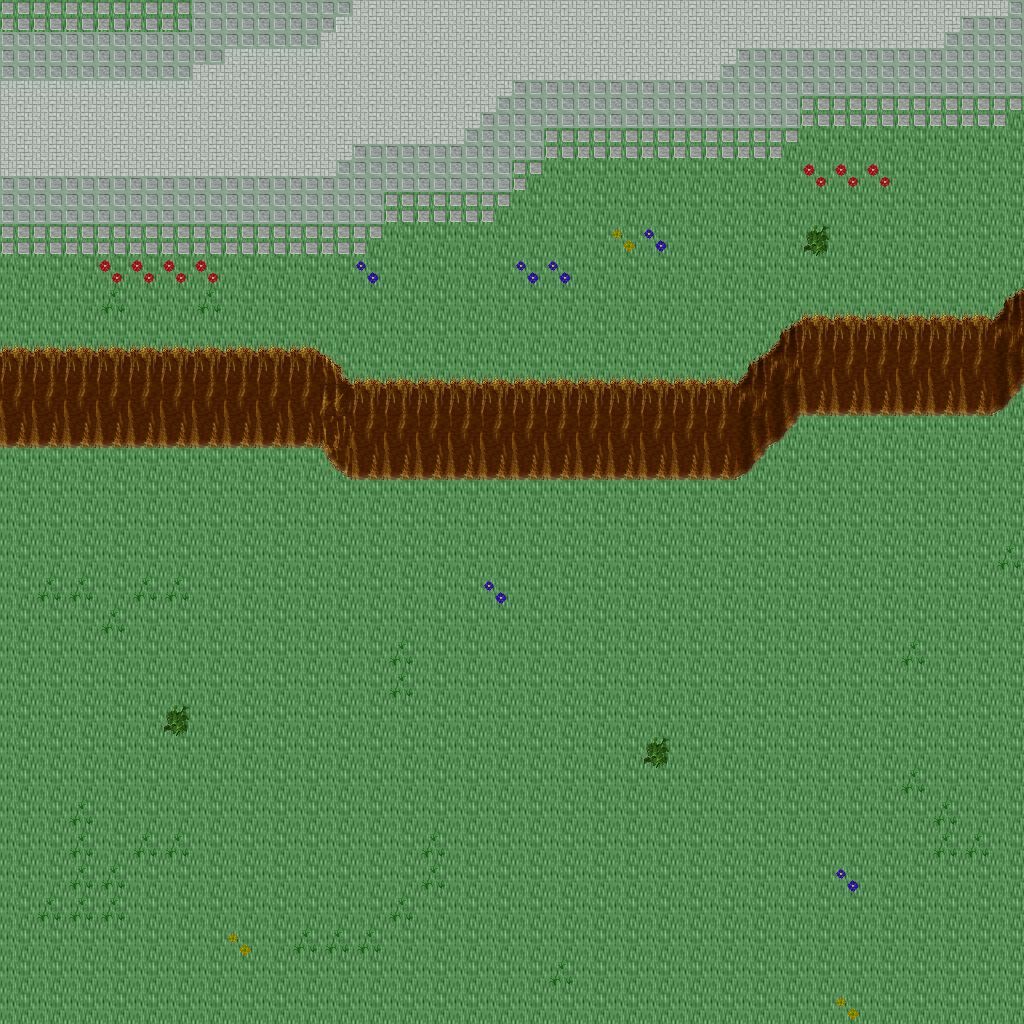

This game map was drawn from its Tiled (.tmx) file and the tilesets committed beside it. A one-line description and the trimmed map source follow:
An orthogonal 32x32 tile map with 32x32 px tiles, 5 tile layers (Ground, Objects, Objects2, Above, ...), 1 hidden layer not drawn, 19 tilesets.

<map version="1.10" tiledversion="1.11.0" orientation="orthogonal" renderorder="right-down" width="32" height="32" tilewidth="32" tileheight="32" infinite="0" nextlayerid="11" nextobjectid="1">
 <tileset firstgid="1" name="ground_ground" tilewidth="32" tileheight="32" tilecount="33" columns="3">
  <image source="../drawable/ground_ground.png" width="96" height="352" />
 </tileset>
 <tileset firstgid="34" name="ground_water_pool" tilewidth="32" tileheight="32" tilecount="72" columns="3">
  <image source="../drawable/ground_water_pool.png" width="96" height="768" />
 </tileset>
 <tileset firstgid="106" name="ground_ridge_earth_dark" tilewidth="32" tileheight="32" tilecount="96" columns="12">
  <image source="../drawable/ground_ridge_earth_dark.png" width="384" height="256" />
 </tileset>
 <tileset firstgid="202" name="ground_grass_edges" tilewidth="32" tileheight="32" tilecount="36" columns="12">
  <image source="../drawable/ground_grass_edges.png" width="384" height="96" />
 </tileset>
 <tileset firstgid="238" name="ground_earth_edges" tilewidth="32" tileheight="32" tilecount="18" columns="6">
  <image source="../drawable/ground_earth_edges.png" width="192" height="96" />
 </tileset>
 <tileset firstgid="256" name="ground_grass_corners" tilewidth="32" tileheight="32" tilecount="24" columns="6">
  <image source="../drawable/ground_grass_corners.png" width="192" height="128" />
 </tileset>
 <tileset firstgid="280" name="plant_grasses" tilewidth="32" tileheight="32" tilecount="6" columns="3">
  <image source="../drawable/plant_grasses.png" width="96" height="64" />
 </tileset>
 <tileset firstgid="286" name="plant_flower_daisy_blue" tilewidth="32" tileheight="32" tilecount="8" columns="2">
  <image source="../drawable/plant_flower_daisy_blue.png" width="64" height="128" />
 </tileset>
 <tileset firstgid="294" name="plant_flower_daisy_yellow" tilewidth="32" tileheight="32" tilecount="8" columns="2">
  <image source="../drawable/plant_flower_daisy_yellow.png" width="64" height="128" />
 </tileset>
 <tileset firstgid="302" name="plant_bush_bushes" tilewidth="32" tileheight="32" tilecount="10" columns="5">
  <image source="../drawable/plant_bush_bushes.png" width="160" height="64" />
 </tileset>
 <tileset firstgid="312" name="plant_flower_daisy_red" tilewidth="32" tileheight="32" tilecount="8" columns="2">
  <image source="../drawable/plant_flower_daisy_red.png" width="64" height="128" />
 </tileset>
 <tileset firstgid="320" name="plant_flower_daisy_white" tilewidth="32" tileheight="32" tilecount="8" columns="2">
  <image source="../drawable/plant_flower_daisy_white.png" width="64" height="128" />
 </tileset>
 <tileset firstgid="328" name="item_statue_bird" tilewidth="32" tileheight="32" tilecount="8" columns="2">
  <image source="../drawable/item_statue_bird.png" width="64" height="128" />
 </tileset>
 <tileset firstgid="336" name="logic_collision" tilewidth="32" tileheight="32" tilecount="1" columns="1">
  <image source="../drawable/logic_collision.png" width="32" height="32" />
 </tileset>
 <tileset firstgid="337" name="ground_green_paving" tilewidth="32" tileheight="32" tilecount="18" columns="3">
  <image source="../drawable/ground_green_paving.png" width="96" height="192" />
 </tileset>
 <tileset firstgid="355" name="logic_protection" tilewidth="32" tileheight="32" tilecount="2" columns="2">
  <image source="../drawable/logic_protection.png" width="64" height="32" />
 </tileset>
 <tileset firstgid="357" name="building_castle" tilewidth="32" tileheight="32" tilecount="320" columns="20">
  <image source="../drawable/building_castle.png" width="640" height="512" />
 </tileset>
 <tileset firstgid="677" name="logic_creature_reptile" tilewidth="32" tileheight="32" tilecount="7" columns="7">
  <image source="../drawable/logic_creature_reptile.png" width="224" height="32" />
 </tileset>
 <tileset firstgid="684" name="logic_creature_rodent" tilewidth="32" tileheight="32" tilecount="8" columns="8">
  <image source="../drawable/logic_creature_rodent.png" width="256" height="32" />
 </tileset>
 <layer id="1" name="Ground" width="32" height="32">
  <data>[1024 cells, 1024 non-empty, 2 distinct tile ids]</data>
 </layer>
 <layer id="2" name="Objects" width="32" height="32">
  <data>[1024 cells, 330 non-empty, 21 distinct tile ids]</data>
 </layer>
 <layer id="3" name="Objects2" width="32" height="32">
  <data>[1024 cells, 50 non-empty, 5 distinct tile ids]</data>
 </layer>
 <layer id="4" name="Above" width="32" height="32">
  <data>[1024 cells, 0 non-empty, 0 distinct tile ids]</data>
 </layer>
 <layer id="5" name="Above2" width="32" height="32">
  <data>[1024 cells, 0 non-empty, 0 distinct tile ids]</data>
 </layer>
 <layer id="6" name="Walkable" width="32" height="32" visible="0">
  <data>[1024 cells, 103 non-empty, 1 distinct tile ids]</data>
 </layer>
 <objectgroup id="7" name="Mapevents" />
 <objectgroup id="8" name="Spawn" />
 <objectgroup id="9" name="Keys" />
 <objectgroup id="10" name="Replace" />
</map>
